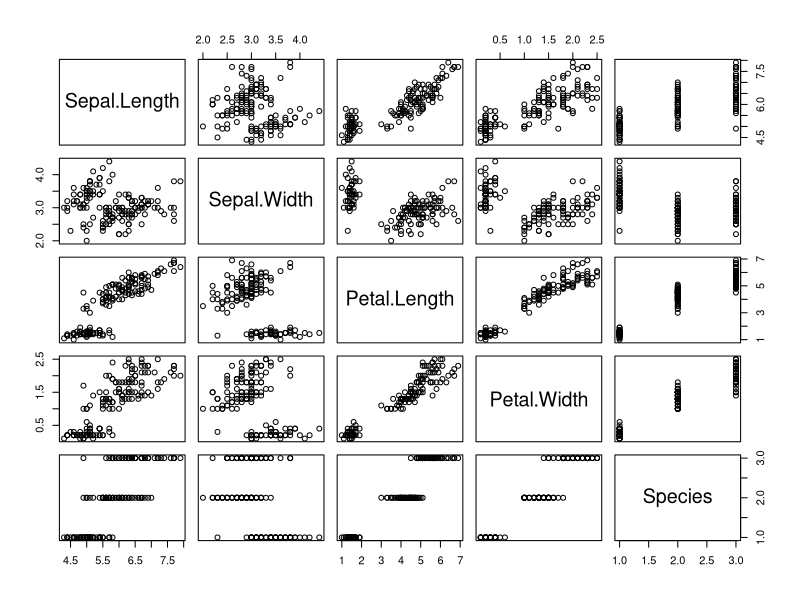
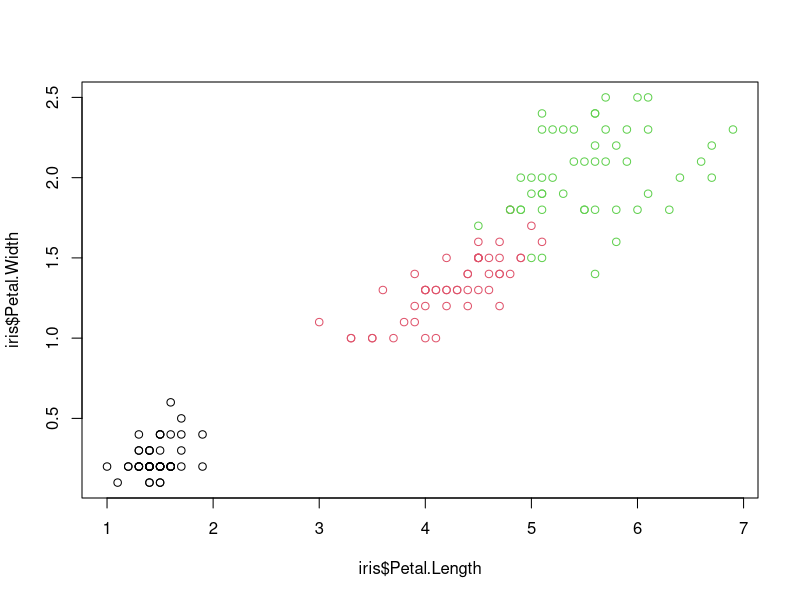
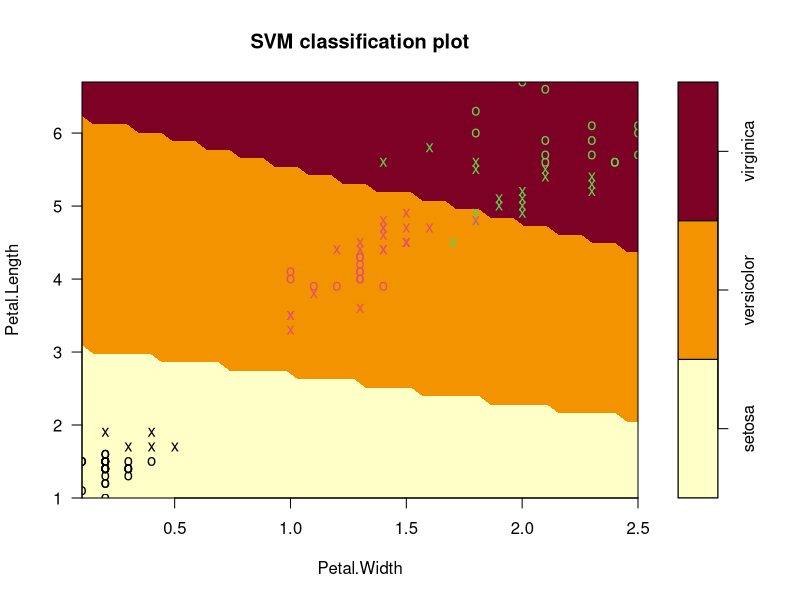
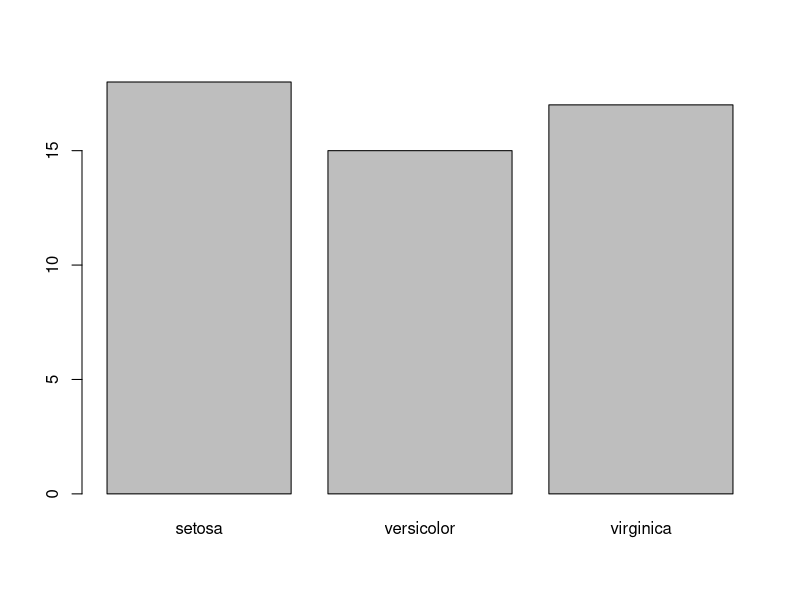
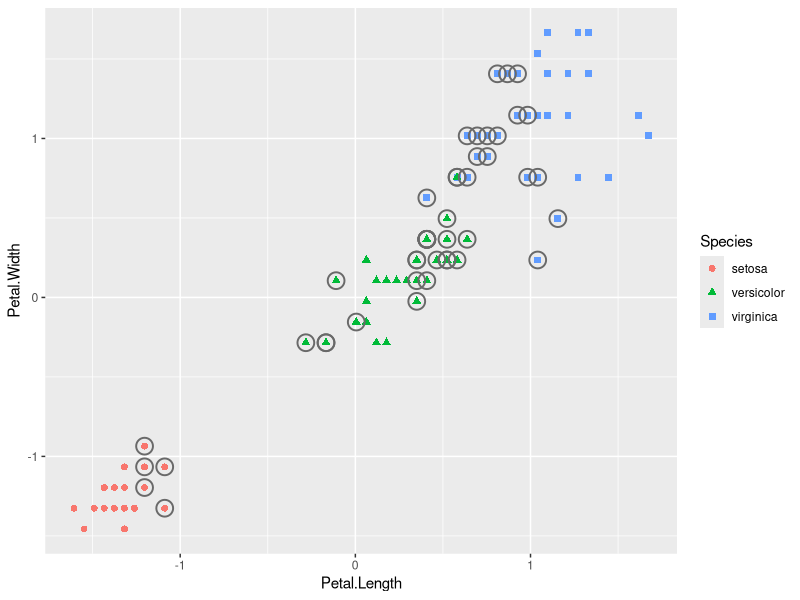

These charts were generated, in order, by the following R code:
install.packages("AER")
library(AER)

install.packages("e1071")
library(e1071)

data("Affairs")
str(Affairs)

aff <- Affairs
aff$affairs <- ifelse(aff$affairs==0, 0, 1)
unique(aff$affairs)
aff$affairs <- factor(aff$affairs, levels= c(0,1), labels=c("No", "Yes"))
str(aff)

table(aff$affairs)
prop.table(table(aff$affairs))

set.seed(123)
train <- sample(nrow(aff), 0.7*nrow(aff))
aff.train <- aff[train,]
aff.test <- aff[-train,]
table(aff.train$affairs)
table(aff.test$affairs)

# Preliminary fitting
set.seed(123)
aff.svm <- svm(affairs ~., data=aff.test)
summary(aff.svm)  
aff.svm.predict <- predict(aff.svm, newdata = aff.test)
head(aff.svm.predict)
table(aff.test$affairs, aff.svm.predict,
      dnn = c("Actual", "Predicted"))
# dnn=c("a", "b")
mean(aff.test$affairs == aff.svm.predict)

# probability=TRUE
aff.svm2 <- svm(affairs ~., data=aff.test, probability=TRUE)
aff.svm2.predict <- predict(aff.svm2, newdata = aff.test, probability=TRUE)
str(aff.svm2.predict)
attr(aff.svm2.predict, "probabilities")[1:6,]
# attr: attribute, "attr" can call specific information of a certain variable.

# Tuning: GridSearch CV
aff.svm.tuned <- tune.svm(affairs~., data = aff.train, 
                          gamma= 10^(-3:3), cost= 2^(-5:5))
summary(aff.svm.tuned)
aff.svm.tuned$best.model$gamma
aff.svm.tuned$best.model$cost

# - best parameters:
#   gamma    cost
# 0.001   0.03125

# Re-fitting with the best parameters
aff.svm.best <- svm(affairs~., data = aff.train,
                    gamma=0.001, cost=0.03125)
aff.svm.best.predict <- predict(aff.svm.best, newdata = aff.test)
table(aff.test$affairs, aff.svm.best.predict,
      dnn= c("Actual", "Predicted"))
mean(aff.test$affairs==aff.svm.best.predict)

################ Another example ################ 

iris
plot(iris)
plot(iris$Petal.Length, iris$Petal.Width, col=iris$Species)

s <- sample(150, 100)
col <- c('Petal.Length', 'Petal.Width', 'Species')
train <- iris[s,col]
test <- iris[-s,col]

svmfit <- svm(Species ~., data= train, kernel= "linear", cost= 0.1, scale=F)
summary(svmfit)
plot(svmfit, train[,col])

tuned <- tune.svm(Species~., data=train, kernel="linear", cost=(c(0.001, 0.01, 0.1, 1, 10, 100)))
summary(tuned)

p <- predict(svmfit, test, type='class')
plot(p)
table(p,test[,3], dnn=c("Actual", "Predicted"))
mean(p==test[,3])

#First, change df. into matrix, scale, and then change it back to df. 
train_matrix <- cbind(train$Petal.Length, train$Petal.Width)
scaled_data <- scale(train_matrix)
colnames(scaled_data) <- c("Petal.Length", "Petal.Width")
scaled_train_data <- data.frame(scaled_data)
scaled_train_data$Species <- train$Species
head(scaled_train_data)

library(ggplot2)
p <- ggplot(scaled_train_data, aes(x=Petal.Length, y=Petal.Width))
p+ geom_point(aes(color=Species, shape=Species), size=2) +
  geom_point(data= scaled_train_data[svmfit$index,],
             color="dimgray", shape=21, stroke=1.0, size=5)
